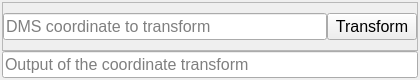
<?xml version="1.0" encoding="UTF-8"?>
<ui version="4.0">
 <class>CoordinateTransform</class>
 <widget class="QWidget" name="CoordinateTransform">
  <property name="geometry">
   <rect>
    <x>0</x>
    <y>0</y>
    <width>420</width>
    <height>80</height>
   </rect>
  </property>
  <property name="minimumSize">
   <size>
    <width>420</width>
    <height>80</height>
   </size>
  </property>
  <property name="maximumSize">
   <size>
    <width>420</width>
    <height>80</height>
   </size>
  </property>
  <property name="windowTitle">
   <string>Form</string>
  </property>
  <layout class="QVBoxLayout" name="verticalLayout">
   <property name="spacing">
    <number>0</number>
   </property>
   <property name="leftMargin">
    <number>2</number>
   </property>
   <property name="topMargin">
    <number>2</number>
   </property>
   <property name="rightMargin">
    <number>2</number>
   </property>
   <property name="bottomMargin">
    <number>2</number>
   </property>
   <item>
    <widget class="QFrame" name="frame">
     <property name="frameShape">
      <enum>QFrame::StyledPanel</enum>
     </property>
     <property name="frameShadow">
      <enum>QFrame::Raised</enum>
     </property>
     <layout class="QHBoxLayout" name="horizontalLayout">
      <property name="spacing">
       <number>0</number>
      </property>
      <property name="leftMargin">
       <number>0</number>
      </property>
      <property name="topMargin">
       <number>0</number>
      </property>
      <property name="rightMargin">
       <number>0</number>
      </property>
      <property name="bottomMargin">
       <number>0</number>
      </property>
      <item>
       <widget class="QLineEdit" name="txt_input">
        <property name="font">
         <font>
          <pointsize>12</pointsize>
         </font>
        </property>
        <property name="toolTip">
         <string>Write a coordinate in the style of degrees minutes seconds. You can add a comma to separate Lat and Lon to have both converted at the same time. It only works for 2 coordinates.</string>
        </property>
        <property name="placeholderText">
         <string>DMS coordinate to transform</string>
        </property>
       </widget>
      </item>
      <item>
       <widget class="QPushButton" name="btn_transform">
        <property name="minimumSize">
         <size>
          <width>90</width>
          <height>0</height>
         </size>
        </property>
        <property name="font">
         <font>
          <pointsize>12</pointsize>
         </font>
        </property>
        <property name="layoutDirection">
         <enum>Qt::LeftToRight</enum>
        </property>
        <property name="text">
         <string>Transform</string>
        </property>
        <property name="autoRepeatInterval">
         <number>0</number>
        </property>
       </widget>
      </item>
     </layout>
    </widget>
   </item>
   <item>
    <widget class="QLineEdit" name="txt_output">
     <property name="font">
      <font>
       <pointsize>12</pointsize>
      </font>
     </property>
     <property name="toolTip">
      <string>The output of the translation if any</string>
     </property>
     <property name="readOnly">
      <bool>true</bool>
     </property>
     <property name="placeholderText">
      <string>Output of the coordinate transform</string>
     </property>
    </widget>
   </item>
  </layout>
 </widget>
 <resources/>
 <connections/>
</ui>
